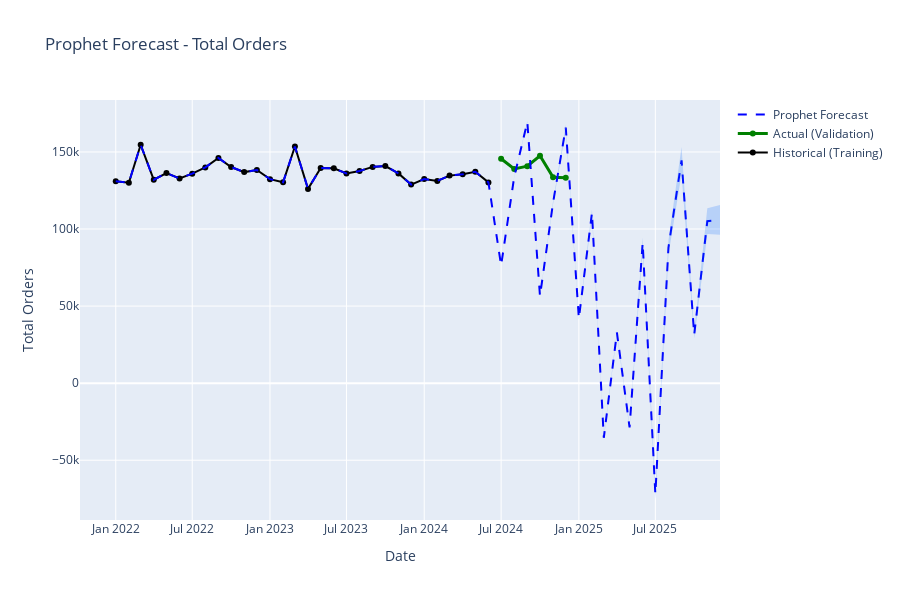
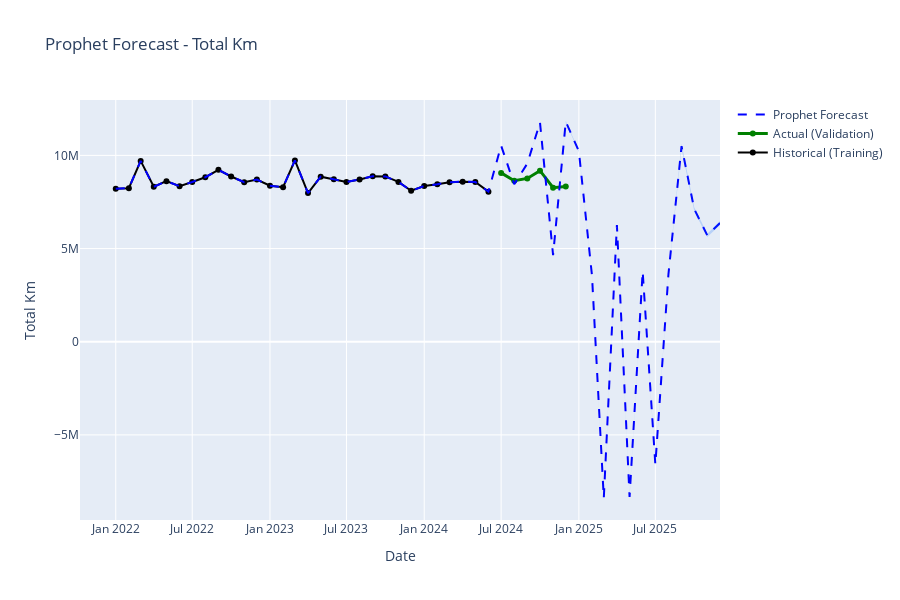
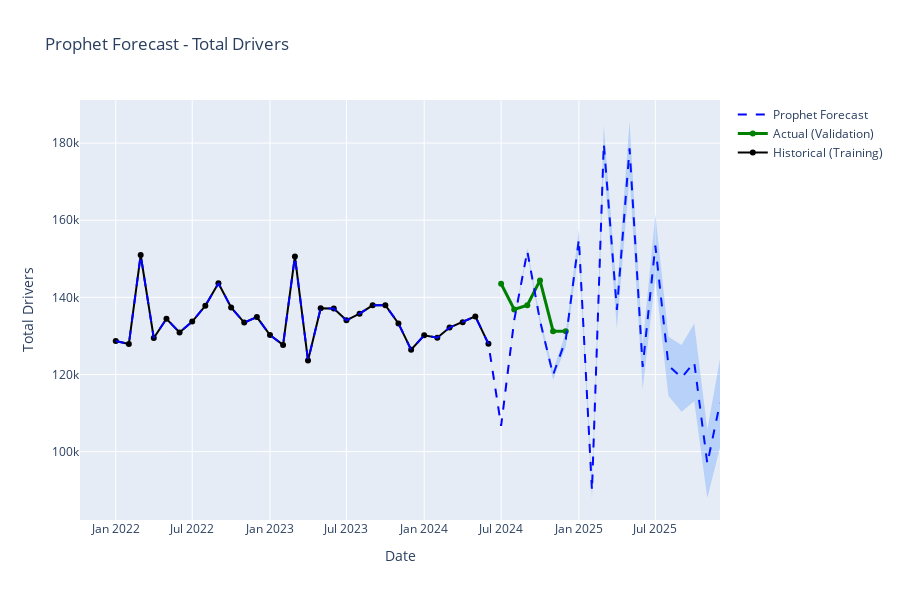
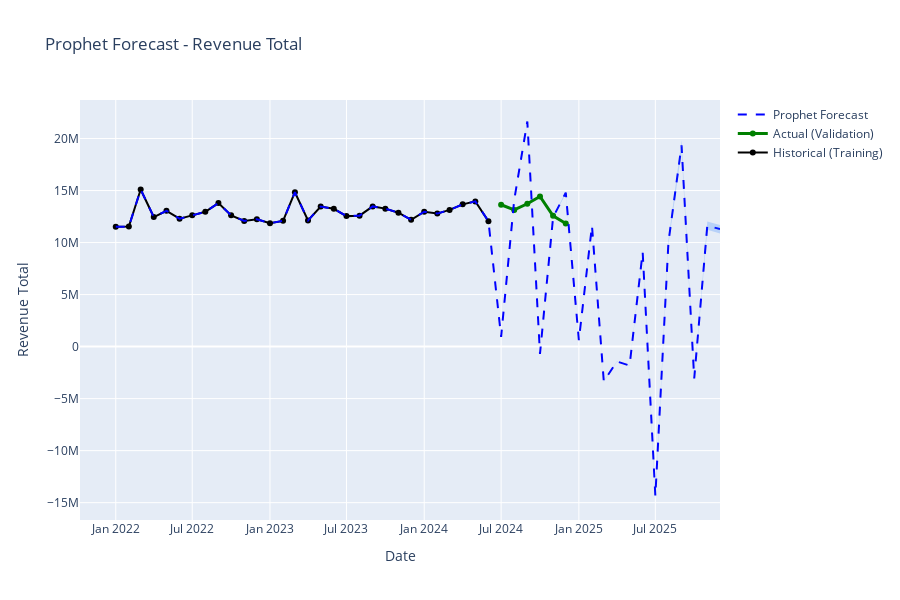

These figures' notebook cell, in order:
### Markdown cell above
## Section 7: Forecast Visualization

Plot Prophet forecasts with confidence intervals.

### Code cell
# Visualize forecasts
for metric in target_metrics:
    forecast_df = future_forecasts[metric]
    
    fig = go.Figure()
    
    # Historical training data
    fig.add_trace(
        go.Scatter(
            x=train_df['date'],
            y=train_df[metric],
            mode='lines+markers',
            name='Historical (Training)',
            line=dict(color='black', width=2)
        )
    )
    
    # Actual validation values
    fig.add_trace(
        go.Scatter(
            x=val_df['date'],
            y=val_df[metric],
            mode='lines+markers',
            name='Actual (Validation)',
            line=dict(color='green', width=3)
        )
    )
    
    # Prophet forecast
    fig.add_trace(
        go.Scatter(
            x=forecast_df['ds'],
            y=forecast_df['yhat'],
            mode='lines',
            name='Prophet Forecast',
            line=dict(color='blue', width=2, dash='dash')
        )
    )
    
    # Confidence interval (80%)
    fig.add_trace(
        go.Scatter(
            x=forecast_df['ds'],
            y=forecast_df['yhat_upper'],
            mode='lines',
            name='Upper 80% CI',
            line=dict(width=0),
            showlegend=False
        )
    )
    
    fig.add_trace(
        go.Scatter(
            x=forecast_df['ds'],
            y=forecast_df['yhat_lower'],
            mode='lines',
            name='Lower 80% CI',
            fill='tonexty',
            fillcolor='rgba(0, 100, 255, 0.2)',
            line=dict(width=0),
            showlegend=False
        )
    )
    
    fig.update_layout(
        title=f"Prophet Forecast - {metric.replace('_', ' ').title()}",
        xaxis_title="Date",
        yaxis_title=metric.replace('_', ' ').title(),
        height=600,
        hovermode='x unified'
    )
    
    fig.show()
    
    # Save
    results_dir = Path('../results')
    results_dir.mkdir(exist_ok=True)
    fig.write_html(results_dir / f'prophet_forecast_{metric}.html')
    print(f"\n✓ Saved: results/prophet_forecast_{metric}.html")
